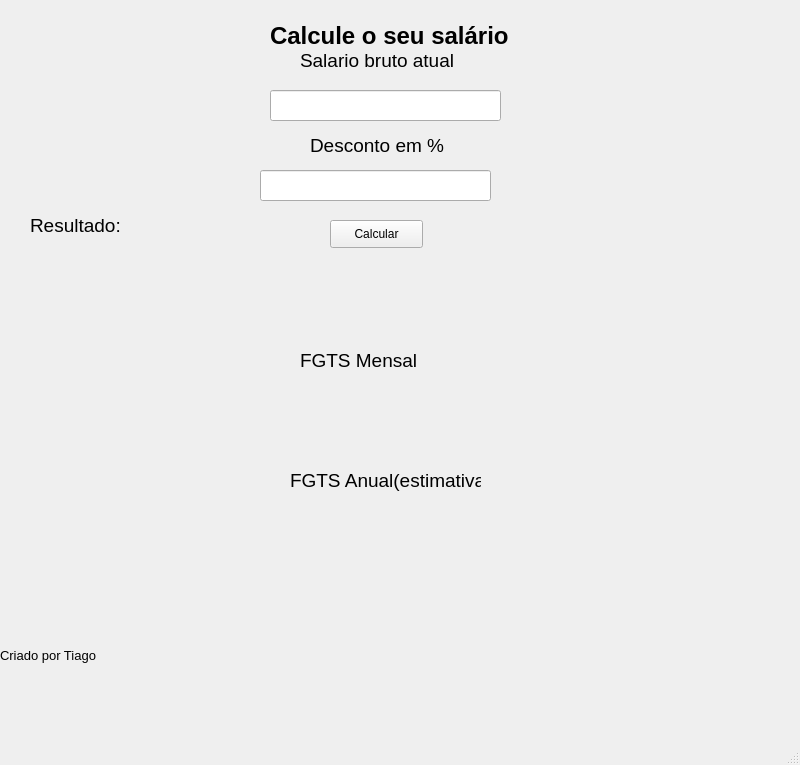
<?xml version="1.0" encoding="UTF-8"?>
<ui version="4.0">
 <class>MainWindow</class>
 <widget class="QMainWindow" name="MainWindow">
  <property name="geometry">
   <rect>
    <x>0</x>
    <y>0</y>
    <width>800</width>
    <height>765</height>
   </rect>
  </property>
  <property name="windowTitle">
   <string>MainWindow</string>
  </property>
  <widget class="QWidget" name="centralwidget">
   <widget class="QLabel" name="label">
    <property name="geometry">
     <rect>
      <x>270</x>
      <y>10</y>
      <width>241</width>
      <height>51</height>
     </rect>
    </property>
    <property name="font">
     <font>
      <pointsize>18</pointsize>
      <bold>true</bold>
     </font>
    </property>
    <property name="text">
     <string>Calcule o seu salário</string>
    </property>
   </widget>
   <widget class="QLabel" name="lblSalario">
    <property name="geometry">
     <rect>
      <x>300</x>
      <y>50</y>
      <width>191</width>
      <height>21</height>
     </rect>
    </property>
    <property name="font">
     <font>
      <pointsize>14</pointsize>
      <bold>false</bold>
     </font>
    </property>
    <property name="text">
     <string>Salario bruto atual</string>
    </property>
   </widget>
   <widget class="QLabel" name="lblDesconto">
    <property name="geometry">
     <rect>
      <x>310</x>
      <y>130</y>
      <width>141</width>
      <height>31</height>
     </rect>
    </property>
    <property name="font">
     <font>
      <pointsize>14</pointsize>
      <bold>false</bold>
     </font>
    </property>
    <property name="text">
     <string>Desconto em %</string>
    </property>
   </widget>
   <widget class="QLineEdit" name="txtSalario">
    <property name="geometry">
     <rect>
      <x>270</x>
      <y>90</y>
      <width>231</width>
      <height>31</height>
     </rect>
    </property>
    <property name="font">
     <font>
      <pointsize>16</pointsize>
     </font>
    </property>
   </widget>
   <widget class="QLineEdit" name="txtDescontos">
    <property name="geometry">
     <rect>
      <x>260</x>
      <y>170</y>
      <width>231</width>
      <height>31</height>
     </rect>
    </property>
    <property name="font">
     <font>
      <pointsize>16</pointsize>
     </font>
    </property>
   </widget>
   <widget class="QPushButton" name="btnCalcular">
    <property name="geometry">
     <rect>
      <x>330</x>
      <y>220</y>
      <width>93</width>
      <height>28</height>
     </rect>
    </property>
    <property name="text">
     <string>Calcular</string>
    </property>
   </widget>
   <widget class="QLabel" name="label_4">
    <property name="geometry">
     <rect>
      <x>0</x>
      <y>630</y>
      <width>131</width>
      <height>51</height>
     </rect>
    </property>
    <property name="font">
     <font>
      <pointsize>10</pointsize>
      <bold>false</bold>
     </font>
    </property>
    <property name="text">
     <string>Criado por Tiago</string>
    </property>
   </widget>
   <widget class="QLabel" name="lblResultado">
    <property name="geometry">
     <rect>
      <x>0</x>
      <y>260</y>
      <width>801</width>
      <height>61</height>
     </rect>
    </property>
    <property name="font">
     <font>
      <pointsize>11</pointsize>
      <bold>false</bold>
     </font>
    </property>
    <property name="text">
     <string/>
    </property>
    <property name="textFormat">
     <enum>PlainText</enum>
    </property>
   </widget>
   <widget class="QLabel" name="lblFgtsMensal">
    <property name="geometry">
     <rect>
      <x>300</x>
      <y>350</y>
      <width>191</width>
      <height>21</height>
     </rect>
    </property>
    <property name="font">
     <font>
      <pointsize>14</pointsize>
      <bold>false</bold>
     </font>
    </property>
    <property name="text">
     <string>FGTS Mensal</string>
    </property>
   </widget>
   <widget class="QLabel" name="lblResultadoSalario">
    <property name="geometry">
     <rect>
      <x>30</x>
      <y>210</y>
      <width>141</width>
      <height>31</height>
     </rect>
    </property>
    <property name="font">
     <font>
      <pointsize>14</pointsize>
      <bold>false</bold>
     </font>
    </property>
    <property name="text">
     <string>Resultado:</string>
    </property>
   </widget>
   <widget class="QLabel" name="lblResultado_FgtsMensal">
    <property name="geometry">
     <rect>
      <x>0</x>
      <y>380</y>
      <width>801</width>
      <height>61</height>
     </rect>
    </property>
    <property name="font">
     <font>
      <pointsize>11</pointsize>
      <bold>false</bold>
     </font>
    </property>
    <property name="text">
     <string/>
    </property>
    <property name="textFormat">
     <enum>PlainText</enum>
    </property>
   </widget>
   <widget class="QLabel" name="lblFgtsAnual">
    <property name="geometry">
     <rect>
      <x>290</x>
      <y>470</y>
      <width>191</width>
      <height>21</height>
     </rect>
    </property>
    <property name="font">
     <font>
      <pointsize>14</pointsize>
      <bold>false</bold>
     </font>
    </property>
    <property name="text">
     <string>FGTS Anual(estimativa)</string>
    </property>
   </widget>
   <widget class="QLabel" name="lblResultado_FgtsAnual">
    <property name="geometry">
     <rect>
      <x>0</x>
      <y>530</y>
      <width>801</width>
      <height>61</height>
     </rect>
    </property>
    <property name="font">
     <font>
      <pointsize>11</pointsize>
      <bold>false</bold>
     </font>
    </property>
    <property name="text">
     <string/>
    </property>
    <property name="textFormat">
     <enum>PlainText</enum>
    </property>
   </widget>
  </widget>
  <widget class="QMenuBar" name="menubar">
   <property name="geometry">
    <rect>
     <x>0</x>
     <y>0</y>
     <width>800</width>
     <height>33</height>
    </rect>
   </property>
  </widget>
  <widget class="QStatusBar" name="statusbar"/>
 </widget>
 <resources/>
 <connections/>
</ui>
